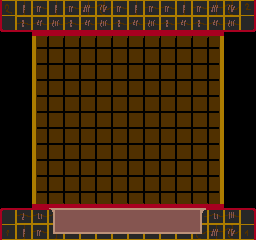

Tiled map render using the project's own tile images. Description and the whole map definition, tile-layer contents included, below:
An orthogonal 16x15 tile map with 16x16 px tiles, 2 tile layers (back, front) and 1 object (Shop).

<map version="1.0" orientation="orthogonal" width="16" height="15" tilewidth="16" tileheight="16">
 <tileset firstgid="1" name="tiles1" tilewidth="16" tileheight="16">
  <image source="../../../img/tiles/tiles0.gif" trans="ff00ff" width="256" height="256" />
 </tileset>
 <layer name="back" width="16" height="15">
  <data encoding="csv">
0,0,227,230,230,230,230,230,230,230,230,230,230,228,0,0,
0,0,227,230,230,230,230,230,230,230,230,230,230,228,0,0,
0,0,211,214,214,214,214,214,214,214,214,214,214,212,0,0,
0,0,227,230,230,230,230,230,230,230,230,230,230,228,0,0,
0,0,227,230,230,230,230,230,230,230,230,230,230,228,0,0,
0,0,227,230,230,230,230,230,230,230,230,230,230,228,0,0,
0,0,227,230,230,230,230,230,230,230,230,230,230,228,0,0,
0,0,227,230,230,230,230,230,230,230,230,230,230,228,0,0,
0,0,227,230,230,230,230,230,230,230,230,230,230,228,0,0,
0,0,227,230,230,230,230,230,230,230,230,230,230,228,0,0,
0,0,227,230,230,230,230,230,230,230,230,230,230,228,0,0,
0,0,227,230,230,230,230,230,230,230,230,230,230,228,0,0,
0,0,243,246,246,246,246,246,246,246,246,246,246,244,0,0,
0,0,227,230,230,230,230,230,230,230,230,230,230,228,0,0,
0,0,227,230,230,230,230,230,230,230,230,230,230,228,0,0
</data>
 </layer>
 <layer name="front" width="16" height="15">
  <data encoding="csv">
33,18,19,18,19,34,35,19,18,19,19,18,19,34,35,40,
49,50,51,52,50,51,52,50,51,52,50,51,50,51,52,56,
0,0,0,0,0,0,0,0,0,0,0,0,0,0,0,0,
0,0,0,0,0,0,0,0,0,0,0,0,0,0,0,0,
0,0,0,0,0,0,0,0,0,0,0,0,0,0,0,0,
0,0,0,0,0,0,0,0,0,0,0,0,0,0,0,0,
0,0,0,0,0,0,0,0,0,0,0,0,0,0,0,0,
0,0,0,0,0,0,0,0,0,0,0,0,0,0,0,0,
0,0,0,0,0,0,0,0,0,0,0,0,0,0,0,0,
0,0,0,0,0,0,0,0,0,0,0,0,0,0,0,0,
0,0,0,0,0,0,0,0,0,0,0,0,0,0,0,0,
0,0,0,0,0,0,0,0,0,0,0,0,0,0,0,0,
0,0,0,0,0,0,0,0,0,0,0,0,0,0,0,0,
1,2,3,65,66,66,66,66,66,66,66,66,67,3,4,8,
17,18,19,81,82,82,82,82,82,82,82,82,83,34,35,24
</data>
 </layer>
 <objectgroup name="objects" width="16" height="15">
  <properties>
   <property name="rarity" value="0" />
   <property name="tags" value="[&quot;shop&quot;]" />
  </properties>
  <object name="Shop" gid="1" x="112" y="192" />
 </objectgroup>
</map>
